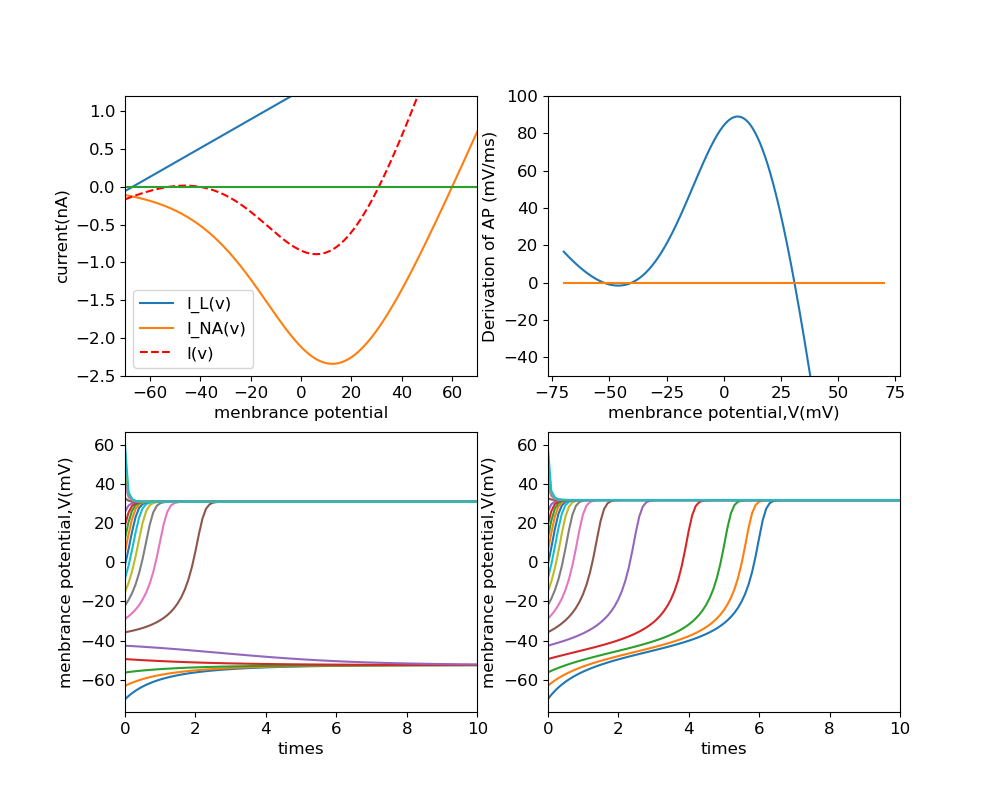

Reproduce this figure in Python.
#!/usr/bin/env python3
# -*- coding: utf-8 -*-
"""
Created on Thu Nov  3 10:13:15 2022

@author: ksxu
"""

import numpy as np
import matplotlib.pyplot as plt

import csv
plt.rcParams['mathtext.sf'] = 'Arial'
plt.rcParams['font.family'] = 'sans-serif'
plt.rcParams['font.sans-serif'] = 'Arial'

#changing the xticks and  yticks fontsize for all sunplots
plt.rc('xtick', labelsize=12)
plt.rc('ytick', labelsize=12)
plt.rc('font',size=12)



C =10
I=0
g_l = 19
E_L = -67
G_Na = 74
v0 = 1.5
k=16
E_Na = 60


timesteps = 4000
dt = 0.1

def minfinity(v):
    m_infty = 1.0/(1.0 + np.exp((v0-v)/k))
    return m_infty 


def nullcline(v):
    
    I_l = g_l*(v-E_L)
    I_NA = G_Na * minfinity(v)*(v-E_Na)
    I_total = I_l +  I_NA +I
    Fv= -I_total/C
    
    return I_l, I_NA, I_total,Fv


def Leak_instatant(v,I0):
    I_l = g_l*(v-E_L)
    I_NA = G_Na * minfinity(v)*(v-E_Na)
    I_total = I_l +  I_NA +I0
    dvdt = -I_total/C
    
    return dvdt
    


v_range = np.linspace(-70,70,400)


I_lsave = np.zeros(np.size(v_range))
I_Nasave = np.zeros(np.size(v_range))
I_totalsave = np.zeros(np.size(v_range))
Fvsave = np.zeros(np.size(v_range))


#calculating the nullcline
for i,v in enumerate (v_range):   
   I_lsave[i],I_Nasave[i],I_totalsave[i],Fvsave[i]= nullcline(v)
   
   
# evolution of action potetial for different current I
v_list = []

Vinitial_range = np.linspace(-70,60,20)
t = np.zeros(timesteps)
vsize = np.size(Vinitial_range)



def state_func(I0):
    dv = np.zeros([vsize,timesteps])
    
    for i,v0 in enumerate(Vinitial_range):
        dv[i,0] = v0
        for j in range(timesteps):
            t[j]=j*dt
            if j>=1:
                dv[i,j] = dv[i,j-1] + dt * Leak_instatant(dv[i,j-1],I0)
          
    return t,dv

    

t,dv = state_func(I0 = 0) 
        
t1,dv1 = state_func(I0 = -60) 
   
   
   
   


plt.figure(1,figsize = (10,8)) 
plt.clf

plt.subplot(221)

plt.plot(v_range,I_lsave/1000,label= 'I_L(v)')
plt.plot(v_range,I_Nasave/1000,label= 'I_NA(v)')
plt.plot(v_range,I_totalsave/1000,'r--',label= 'I(v)')
plt.plot([-70,70],[0,0])

plt.xlabel('menbrance potential')
plt.ylabel('current(nA)')

plt.xlim([-70,70])

plt.ylim([-2.5,1.2])

plt.legend()


plt.savefig('INAcurrent.pdf',dpi = 300)

plt.subplot(222)

plt.plot(v_range,Fvsave,label= 'I_L(v)')
plt.ylim([-50,100])
plt.plot([-70,70],[0,0])
plt.savefig('INAcurrent.pdf',dpi = 300)
plt.xlabel('menbrance potential,V(mV)')
plt.ylabel('Derivation of AP (mV/ms)')


plt.subplot(223)

[plt.plot(t,dv[i,:]) for i in range(20)]
plt.xlim([0,10])
plt.xlabel('times')
plt.ylabel('menbrance potential,V(mV)')


plt.subplot(224)

[plt.plot(t1,dv1[i,:]) for i in range(20)]
plt.xlim([0,10])

plt.xlabel('times')
plt.ylabel('menbrance potential,V(mV)')

plt.savefig('leak_instan_current_INap_DynSynNeur_FIgure35_36.pdf')



plt.subplots_adjust(bottom=0.08,left=0.08,wspace = 0.30,hspace = 0.4,right=0.93, top=0.98)
